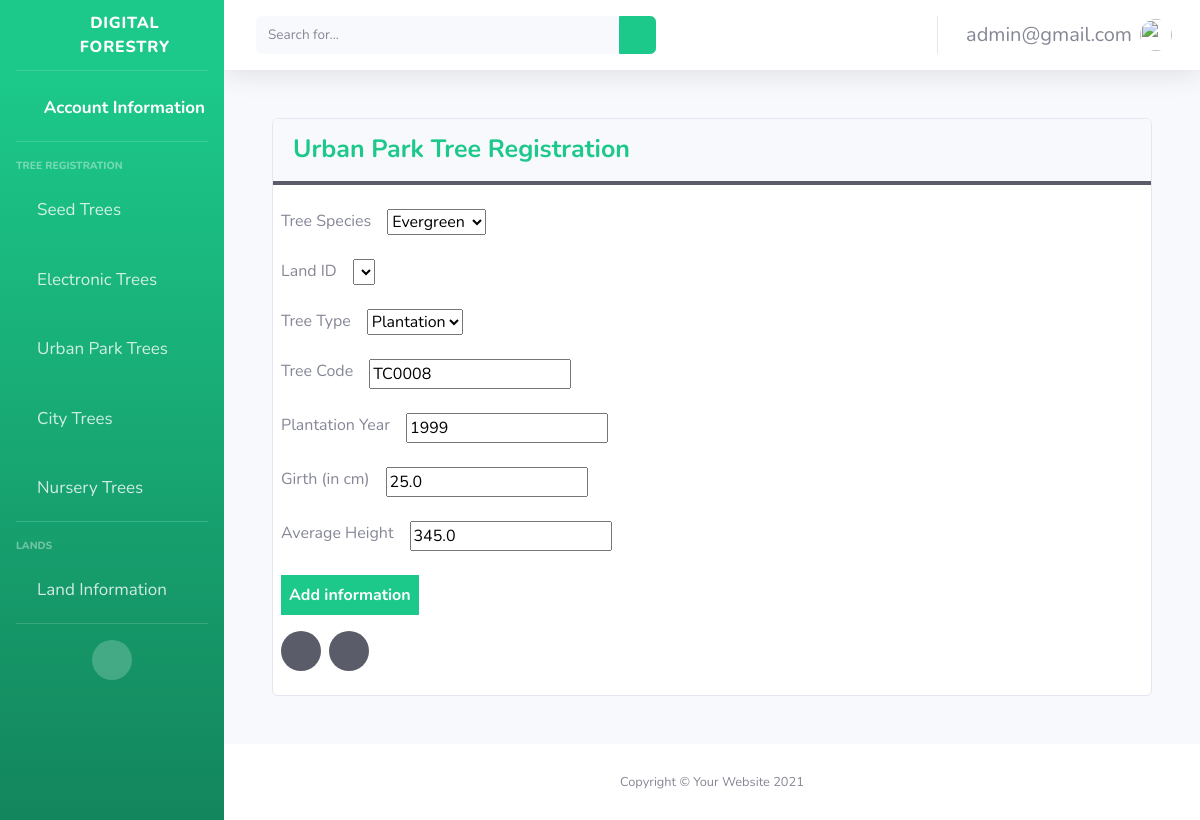
Screenshot of /home/uprs/update/1 (signed in) with the database file from the repository.
### main/models.py (models this page shows)
class CustomUser(AbstractUser):
    username = None
    first_name = None
    last_name = None
    email = models.EmailField(max_length=200, unique=True)
    USERNAME_FIELD = "email"
    REQUIRED_FIELDS = []
    objects = CustomUserManager()

class UrbanParkTreesModel(models.Model):
    tree_species = models.ForeignKey(TreeSpecies, on_delete=models.CASCADE)
    land = models.OneToOneField(LandInformation, on_delete=models.CASCADE, default= 0)
    tree_type = models.CharField(max_length=30, choices=TreeType.choices, default=TreeType.PLANTATION)
    tree_code = models.CharField(max_length=200)
    plantation_year = models.IntegerField()
    girth_cm = models.FloatField()
    average_height = models.FloatField()

### main/views.py (the view)
# urls.py: path('home/uprs/update/<int:uprs_information_id>', views.uprs_update, name='uprs_update'),
@login_required(login_url='/')
def uprs_update(request, uprs_information_id):
    try:
        user = request.user.id
        print(uprs_information_id)
        uprs_information_instance = get_object_or_404(UrbanParkTreesModel, pk = uprs_information_id)
        if request.method == "POST":
            form = UrbanParkTreesForestInformationForm(request.POST, instance=uprs_information_instance, user_id = user)
            if form.is_valid():
                form.save()
                return redirect('main:uprs_view')
        form = UrbanParkTreesForestInformationForm(instance=uprs_information_instance, user_id = user)
        return render(request, "main/uprsform.html", {"form":form})
    except Exception as e:
        print(e)
        return redirect('main:uprs_view')

### main/forms.py
class UrbanParkTreesForestInformationForm(forms.ModelForm):
    class Meta:
        model = UrbanParkTreesModel
        fields = ('tree_species', 'land', 'tree_type', 'tree_code', 'plantation_year',
                  'girth_cm', 'average_height')
    def __init__(self, *args, **kwargs):
        user = kwargs.pop('user_id', None)
        super().__init__(*args, **kwargs)
        if user:
            self.fields['land'].queryset = LandInformation.objects.filter(
                user_id=user)
        else:
            self.fields['land'].queryset = LandInformation.objects.none()

### main/custom_auth_backend.py (called while the page is built)
    def get_user(self, user_id):
        try:
            return CustomUser.objects.get(pk=user_id)
        except CustomUser.DoesNotExist:
            return None

### main/models.py (called while the page is built)
    def __str__(self):
        return self.name

### main/templates/main/uprsform.html (shortened to what this page needs)
{% extends "signups/base.html"%}
{% load static %}
   {% block content %}
   <body>
    <div class="card m-5">
      <div class="card-header font-weight-bold text-success border-bottom-dark">Urban Park Tree Registration</div>
      <div class="content  p-2">
        <form method="POST">
        <div class="mt-3">
            <div class="input-box d-flex mb-4">
              <span class="mr-3">Tree Species</span>
              {{ form.tree_species }}
            </div>
            <div class="input-box d-flex mb-4">
              <span class="mr-3">Land ID</span>
              {{ form.land }}
            </div>
            <div class="input-box d-flex mb-4">
              <span class="mr-3">Tree Type</span>
              {{ form.tree_type }}
            </div>
            <div class="input-box d-flex mb-4 ">
              <span class="mr-3">Tree Code</span>
              {{ form.tree_code }}
            </div>
            <div class="input-box d-flex mb-4">
                <span class="mr-3">Plantation Year</span>
                {{ form.plantation_year }}
            </div>
            <div class="input-box d-flex mb-4">
                <span class="mr-3">Girth (in cm)</span>
                {{ form.girth_cm }}
            </div>
            <div class="input-box d-flex mb-4 ">
                <span class="mr-3">Average Height</span>
                {{ form.average_height }}
            </div>
          </div>
          <div class="mb-3">
            <input type="submit" value="Add information" class="btn-success border-0 p-2 font-weight-bold">
          </div>
          <div class="d-flex">
            <p> <a href="{%url 'main:etrs_view'%}" class="text-dark btn-dark btn-circle  text-gray-100 mr-2"><i class="fa fa-chevron-left"></i></a></p>
            <p> <a href="{%url 'main:home'%}" class="text-dark btn-dark btn-circle  text-gray-100"><i class="fa fa-home"></i></a></p>
          </div>
         </form>
      </div>
    </div>
  </body>
  {% endblock %}

### main/templates/signups/base.html (shortened to what this page needs)
{% load static %}
<!DOCTYPE html>
<html lang="en">
  <head>
    <link
      href="{% static 'vendor/fontawesome-free/css/all.min.css' %}"
      rel="stylesheet"
      type="text/css"
    />
    <link href=" {% static 'css/sb-admin-2.min.css'%} " rel="stylesheet" />
  </head>
  <body id="page-top">
    <div id="wrapper">
      <ul
        class="navbar-nav bg-gradient-success sidebar sidebar-dark accordion"
        id="accordionSidebar"
      >
        <a
          class="sidebar-brand d-flex align-items-center justify-content-center"
          href="index.html"
        >
          <div class="sidebar-brand-icon rotate-n-15">
            <i class="fas fa-leaf"></i>
          </div>
          <div class="sidebar-brand-text mx-3">Digital Forestry</div>
        </a>
        <hr class="sidebar-divider my-0" />
        <li class="nav-item active">
          <a class="nav-link" href="{% url 'main:account_information'%}">
            <i class="fas fa-fw fa-address-book"></i>
            <span style="font-size: 17px;">Account Information</span></a
          >
        </li>
        <hr class="sidebar-divider" />
        <div class="sidebar-heading">Tree Registration</div>
        <li class="nav-item">
          <a
            class="nav-link collapsed"
            href="#"
            data-toggle="collapse"
            data-target="#collapseSTRS"
            aria-expanded="true"
            aria-controls="collapseTwo"
          >
            <i class="fas fa-tree"></i>
            <span style="font-size: 17px;">Seed Trees</span>
          </a>
        </li>
        <li class="nav-item">
          <a
            class="nav-link collapsed"
            href="#"
            data-toggle="collapse"
            data-target="#collapseETRS"
            aria-expanded="true"
            aria-controls="collapseUtilities"
          >
            <i class="fa fa-tree"></i>
            <span style="font-size: 17px;">Electronic Trees</span>
          </a>
        </li>
        <li class="nav-item">
            <a
              class="nav-link collapsed"
              href="#"
              data-toggle="collapse"
              data-target="#collapseUPRS"
              aria-expanded="true"
              aria-controls="collapseUtilities"
            >
              <i class="fa fa-tree"></i>
              <span style="font-size: 17px;">Urban Park Trees</span>
            </a>
          </li>
        <li class="nav-item">
            <a
              class="nav-link collapsed"
              href="#"
              data-toggle="collapse"
              data-target="#collapseCTRS"
              aria-expanded="true"
              aria-controls="collapseUtilities"
            >
              <i class="fa fa-tree"></i>
              <span style="font-size: 17px;">City Trees</span>
            </a>
          </li>
        <li class="nav-item">
            <a
              class="nav-link collapsed"
              href="#"
              data-toggle="collapse"
              data-target="#collapseNIRS"
              aria-expanded="true"
              aria-controls="collapseUtilities"
            >
              <i class="fa fa-tree"></i>
              <span style="font-size: 17px;">Nursery Trees</span>
            </a>
          </li>
        <hr class="sidebar-divider" />
        <div class="sidebar-heading">Lands</div>
          <li class="nav-item">
            <a
              class="nav-link collapsed"
              href="#"
              data-toggle="collapse"
              data-target="#collapseLand"
              aria-expanded="true"
              aria-controls="collapseUtilities"
            >
              <i class="fa fa-map"></i>
              <span style="font-size: 17px;">Land Information</span>
            </a>
          </li>
        <hr class="sidebar-divider d-none d-md-block" />
        <div class="text-center d-none d-md-inline">
          <button class="rounded-circle border-0" id="sidebarToggle"></button>
        </div>
      </ul>
      <div id="content-wrapper" class="d-flex flex-column">
        <div id="content">
          <nav
            class="navbar navbar-expand navbar-light bg-white topbar mb-4 static-top shadow"
          >
            <form
              class="d-none d-sm-inline-block form-inline mr-auto ml-md-3 my-2 my-md-0 mw-100 navbar-search"
            >
              <div class="input-group">
                <input
                  type="text"
                  class="form-control bg-light border-0 small"
                  placeholder="Search for..."
                  aria-label="Search"
                  aria-describedby="basic-addon2"
                />
                <div class="input-group-append">
                  <button class="btn btn-success" type="button">
                    <i class="fas fa-search fa-sm"></i>
                  </button>
                </div>
              </div>
            </form>
            <ul class="navbar-nav ml-auto">
              <li class="nav-item dropdown no-arrow">
                <a
                  class="nav-link dropdown-toggle"
                  href="#"
                  id="userDropdown"
                  role="button"
                  data-toggle="dropdown"
                  aria-haspopup="true"
                  aria-expanded="false"
                >
                  <span class="mr-2 d-none d-lg-inline text-gray-600 small"
                    >{{user}}</span
                  >
                  <img
                    class="img-profile rounded-circle"
                    src="{%static 'img/undraw_profile.svg'%}"
                  />
                </a>
              </li>
            </ul>
          </nav>
          <div class="content-wrapper">
            {% block content %}{% endblock %}
          </div>
        </div>
        <footer class="sticky-footer bg-white">
          <div class="container my-auto">
            <div class="copyright text-center my-auto">
              <span>Copyright &copy; Your Website 2021</span>
            </div>
          </div>
        </footer>
      </div>
    </div>
  </body>
</html>

### rows the page displays
CustomUser: email "admin@gmail.com"
UrbanParkTreesModel: tree_species "Evergreen", tree_type "Plantation", tree_code "TC0008", plantation_year "1999", girth_cm "25.0", average_height "345.0"
